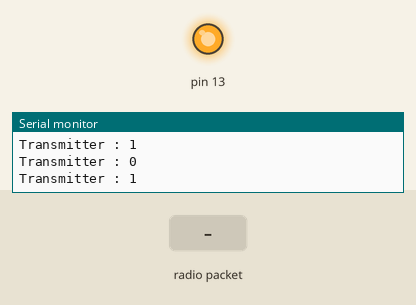
Simulated run of this sketch. Board: Arduino Uno, built with avr-gcc and run on an emulated ATmega328P. Shown: output pins drawn as LEDs (lit = HIGH), the last lines printed to the serial monitor. The test bench sets the inputs (shaded band). No radio packets arrive unless stated.

Above: at 4.9 s.
5.0 s: radio packet "1" arrives
At 6.8 s:
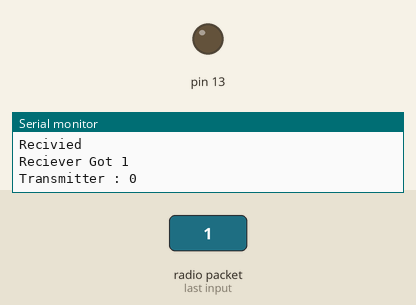
Timing chart, 0 to 15.8 s (numbered marks = the images above; inputs shaded):
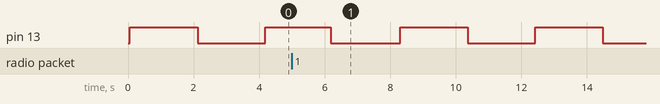

Measured:
- by itself, pin 13: alternates HIGH for 2.1 s and LOW for 2.1 s

The sketch:

RF.ino
```cpp
#include <VirtualWire.h>
char *controllerTr;
void setup() {
  Serial.begin(9600);
  pinMode(13, OUTPUT);
  vw_set_ptt_inverted(true); //
  vw_set_tx_pin(12);
  vw_set_rx_pin(2);
  vw_setup(4000);// speed of data transfer Kbps
   vw_rx_start();       // Start the receiver PLL running
}

void loop() {
  controllerTr = "1"  ;
  vw_send((uint8_t *)controllerTr, strlen(controllerTr));
  vw_wait_tx(); // Wait until the whole message is gone
  Serial.println("Transmitter : 1");
  digitalWrite(13, 1);
  delay(2000);
  uint8_t buf[VW_MAX_MESSAGE_LEN];
    uint8_t buflen = VW_MAX_MESSAGE_LEN;

    if (vw_get_message(buf, &buflen)) // Non-blocking
    {
      Serial.println("Recivied");
      if(buf[0]=='1'){
      Serial.println("Reciever Got 1");

   digitalWrite(13,0);
      }
   if(buf[0]=='0'){
    Serial.println("Reciever Got 0");
  digitalWrite(13,1);
    }

}
  controllerTr = "0"  ;
  vw_send((uint8_t *)controllerTr, strlen(controllerTr));
  vw_wait_tx(); // Wait until the whole message is gone
  Serial.println("Transmitter : 0");
  digitalWrite(13, 0);
  delay(2000);
  if (vw_get_message(buf, &buflen)) // Non-blocking
    {
      if(buf[0]=='1'){
      Serial.println("Reciever Got 1");

   digitalWrite(13,0);
      }
   if(buf[0]=='0'){
    Serial.println("Reciever Got 0");
  digitalWrite(13,1);
    }

}

}
```
